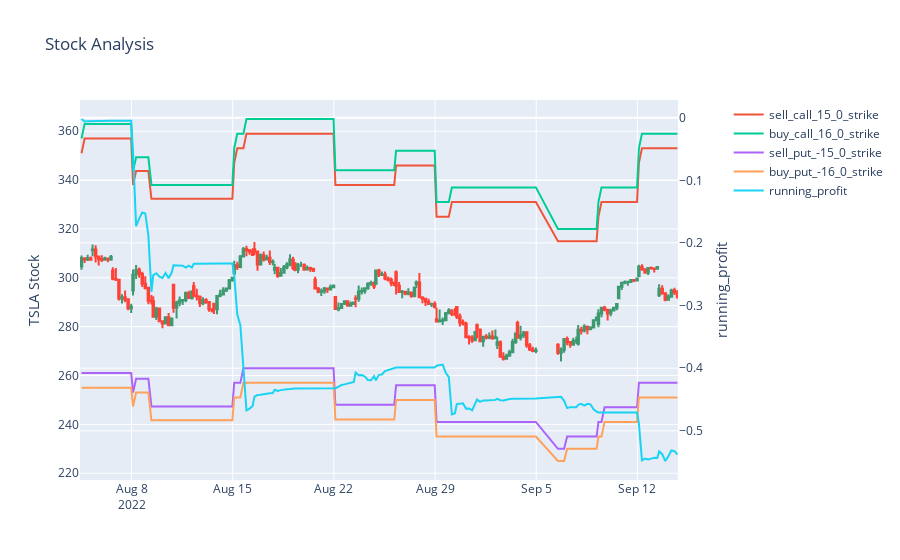
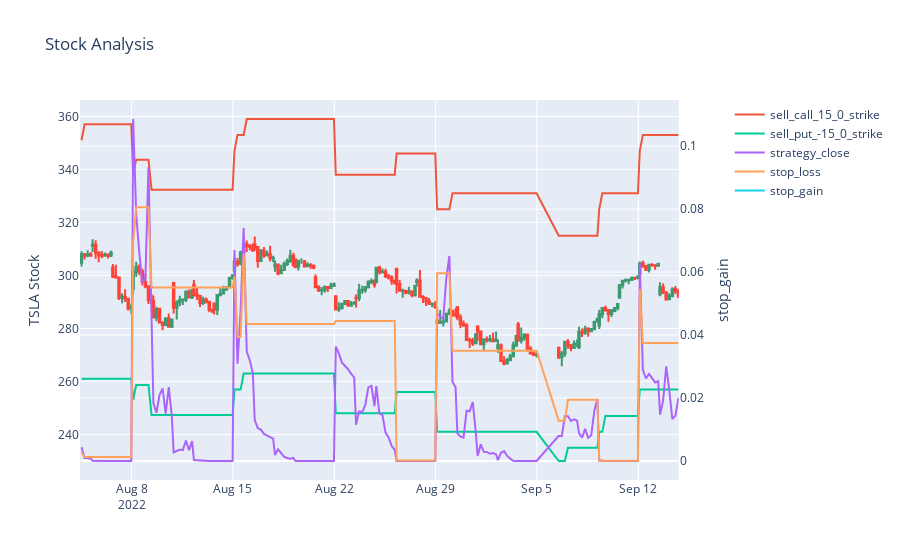

Notebook code cell kept with these figures, in order:
### Code cell
ic = IC_sim(stop_loss=20)

### Figure 1 — Plotly figure (JSON) as saved in the notebook; plotly's stock layout.template omitted (floating-point values rounded to 4 significant figures; data arrays with more than 128 entries replaced by an {"elided": "..."} marker saying what was removed)
{"data": [{"close": {"elided": "200 float values"}, "high": {"elided": "200 float values"}, "low": {"elided": "200 float values"}, "open": {"elided": "200 float values"}, "showlegend": false, "type": "candlestick", "x": {"elided": "200 str values"}, "xaxis": "x", "yaxis": "y"}, {"name": "sell_call_15_0_strike", "type": "scatter", "x": {"elided": "200 str values"}, "y": {"elided": "200 float values"}}, {"name": "buy_call_16_0_strike", "type": "scatter", "x": {"elided": "200 str values"}, "y": {"elided": "200 float values"}}, {"name": "sell_put_-15_0_strike", "type": "scatter", "x": {"elided": "200 str values"}, "y": {"elided": "200 float values"}}, {"name": "buy_put_-16_0_strike", "type": "scatter", "x": {"elided": "200 str values"}, "y": {"elided": "200 float values"}}, {"name": "running_profit", "type": "scatter", "x": {"elided": "200 str values"}, "xaxis": "x", "y": {"elided": "200 float values"}, "yaxis": "y2"}], "layout": {"title": {"text": "Stock Analysis"}, "xaxis": {"anchor": "y", "domain": [0, 0.94], "rangebreaks": [{"bounds": ["sat", "mon"]}, {"bounds": [16.1, 9.5], "pattern": "hour"}], "rangeslider": {"visible": false}}, "yaxis": {"anchor": "x", "domain": [0, 1], "title": {"text": "TSLA Stock"}}, "yaxis2": {"anchor": "x", "overlaying": "y", "side": "right", "title": {"text": "running_profit"}}}}

### Figure 2 — Plotly figure (JSON) as saved in the notebook; plotly's stock layout.template omitted (floating-point values rounded to 4 significant figures; data arrays with more than 128 entries replaced by an {"elided": "..."} marker saying what was removed)
{"data": [{"close": {"elided": "200 float values"}, "high": {"elided": "200 float values"}, "low": {"elided": "200 float values"}, "open": {"elided": "200 float values"}, "showlegend": false, "type": "candlestick", "x": {"elided": "200 str values"}, "xaxis": "x", "yaxis": "y"}, {"name": "sell_call_15_0_strike", "type": "scatter", "x": {"elided": "200 str values"}, "y": {"elided": "200 float values"}}, {"name": "sell_put_-15_0_strike", "type": "scatter", "x": {"elided": "200 str values"}, "y": {"elided": "200 float values"}}, {"name": "strategy_close", "type": "scatter", "x": {"elided": "200 str values"}, "xaxis": "x", "y": {"elided": "200 float values"}, "yaxis": "y2"}, {"name": "stop_loss", "type": "scatter", "x": {"elided": "200 str values"}, "xaxis": "x", "y": {"elided": "200 float values"}, "yaxis": "y2"}, {"name": "stop_gain", "type": "scatter", "x": {"elided": "200 str values"}, "xaxis": "x", "y": {"elided": "200 null values"}, "yaxis": "y2"}], "layout": {"title": {"text": "Stock Analysis"}, "xaxis": {"anchor": "y", "domain": [0, 0.94], "rangebreaks": [{"bounds": ["sat", "mon"]}, {"bounds": [16.1, 9.5], "pattern": "hour"}], "rangeslider": {"visible": false}}, "yaxis": {"anchor": "x", "domain": [0, 1], "title": {"text": "TSLA Stock"}}, "yaxis2": {"anchor": "x", "overlaying": "y", "side": "right", "title": {"text": "stop_gain"}}}}
